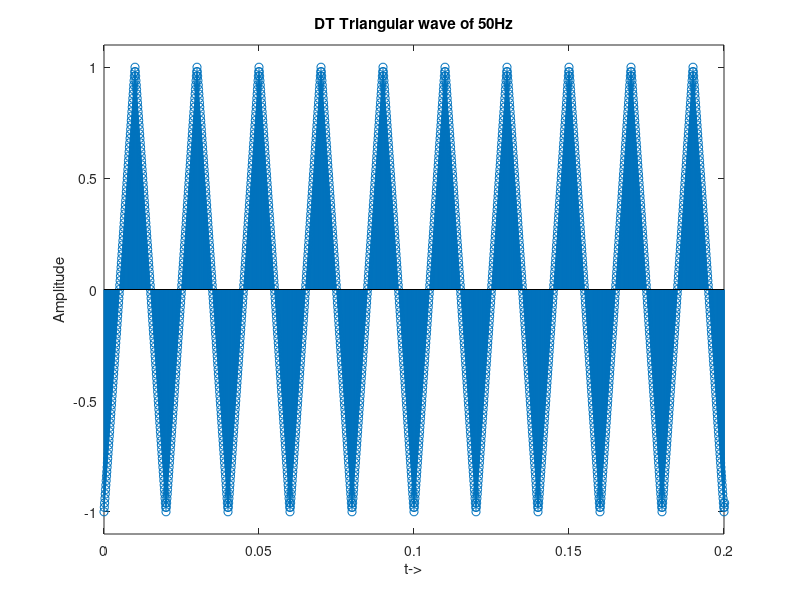

Recreate this plot in MATLAB.
Fs=10000;
t=0:1/Fs:2;
x=sawtooth(2*pi*50*t,0.5);
stem(t,x)
axis([0 0.2 -1.1 1.1]);
xlabel('t->')
ylabel('Amplitude')
title('DT Triangular wave of 50Hz')